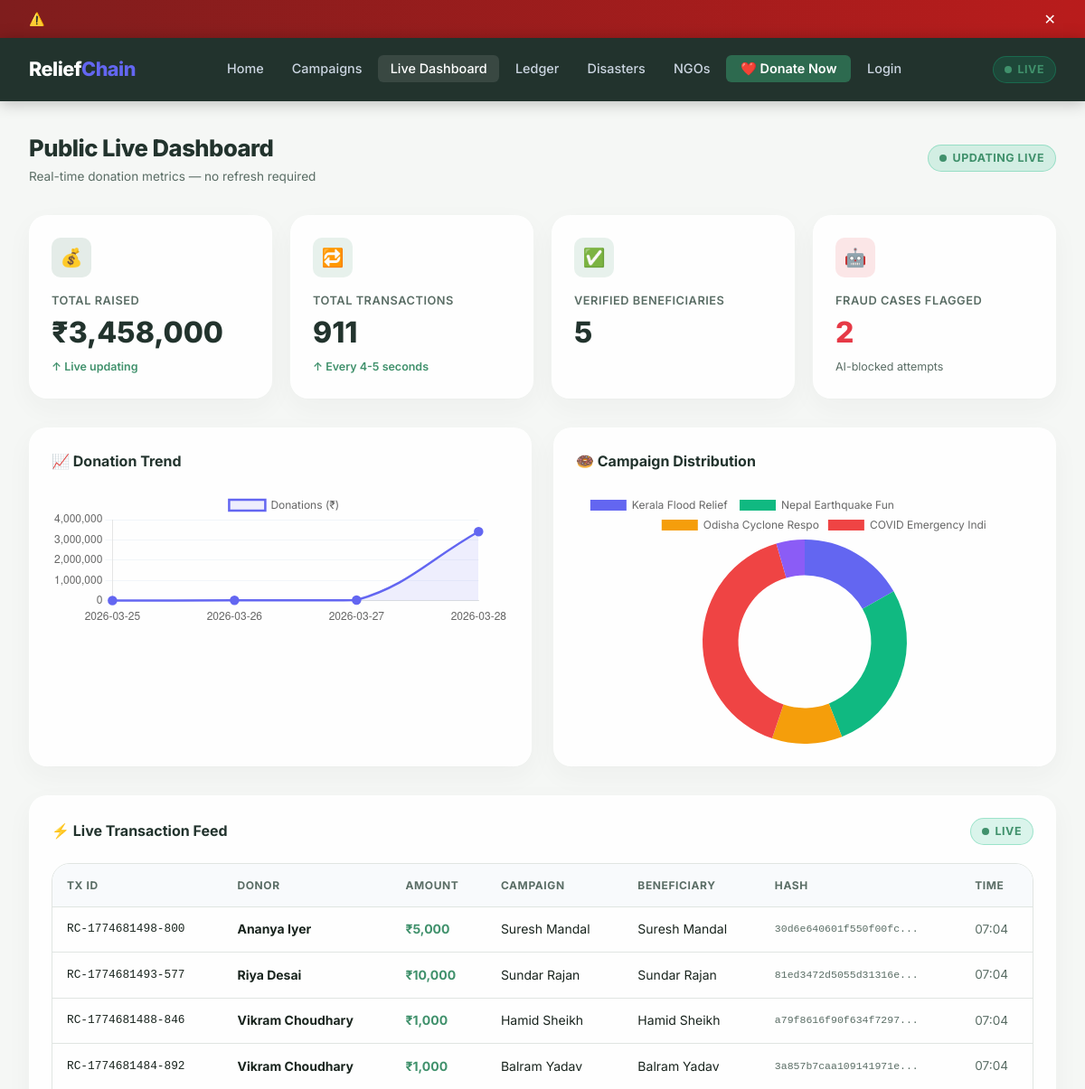
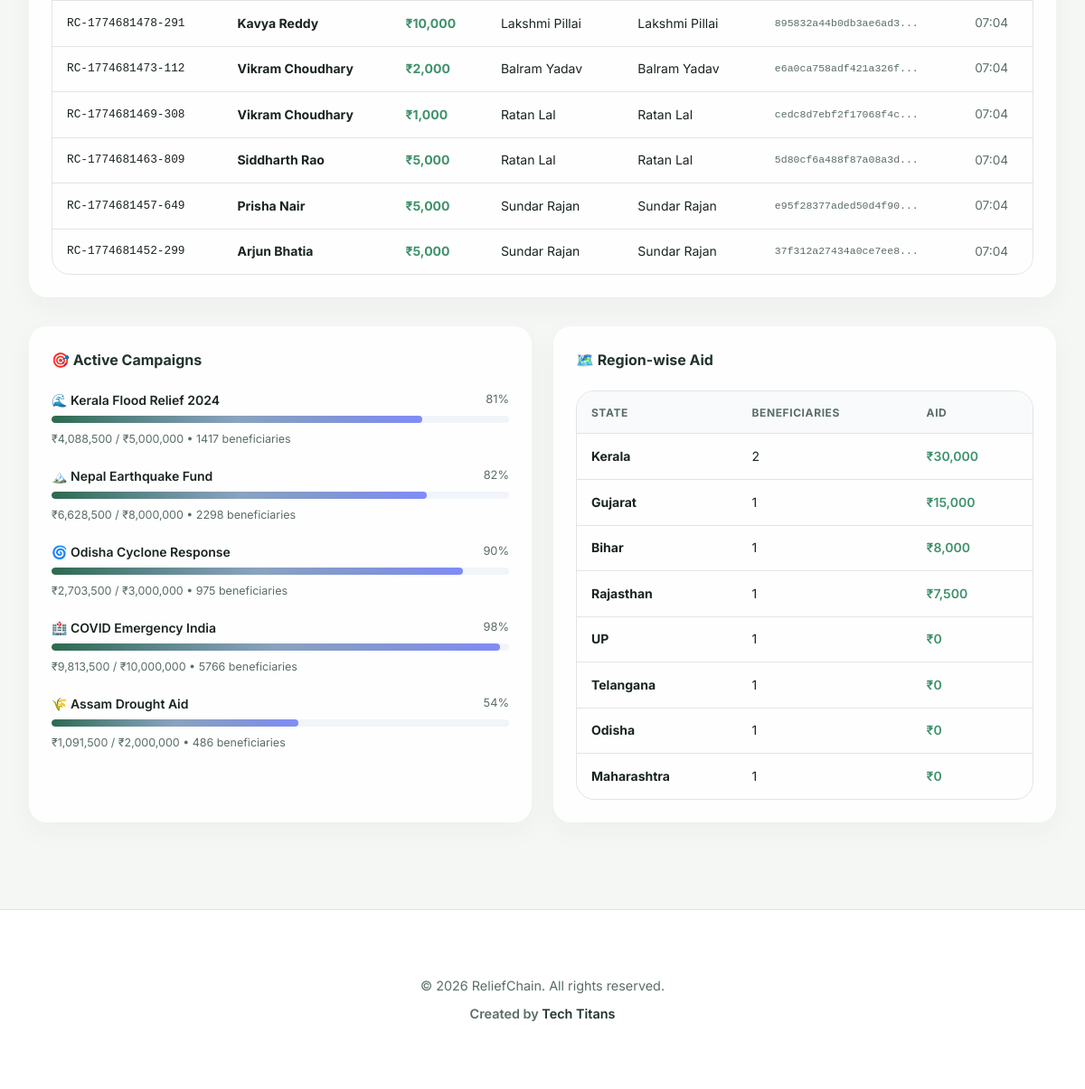
The page /public-dashboard on the database as committed earlier (2 pictures, top to bottom).
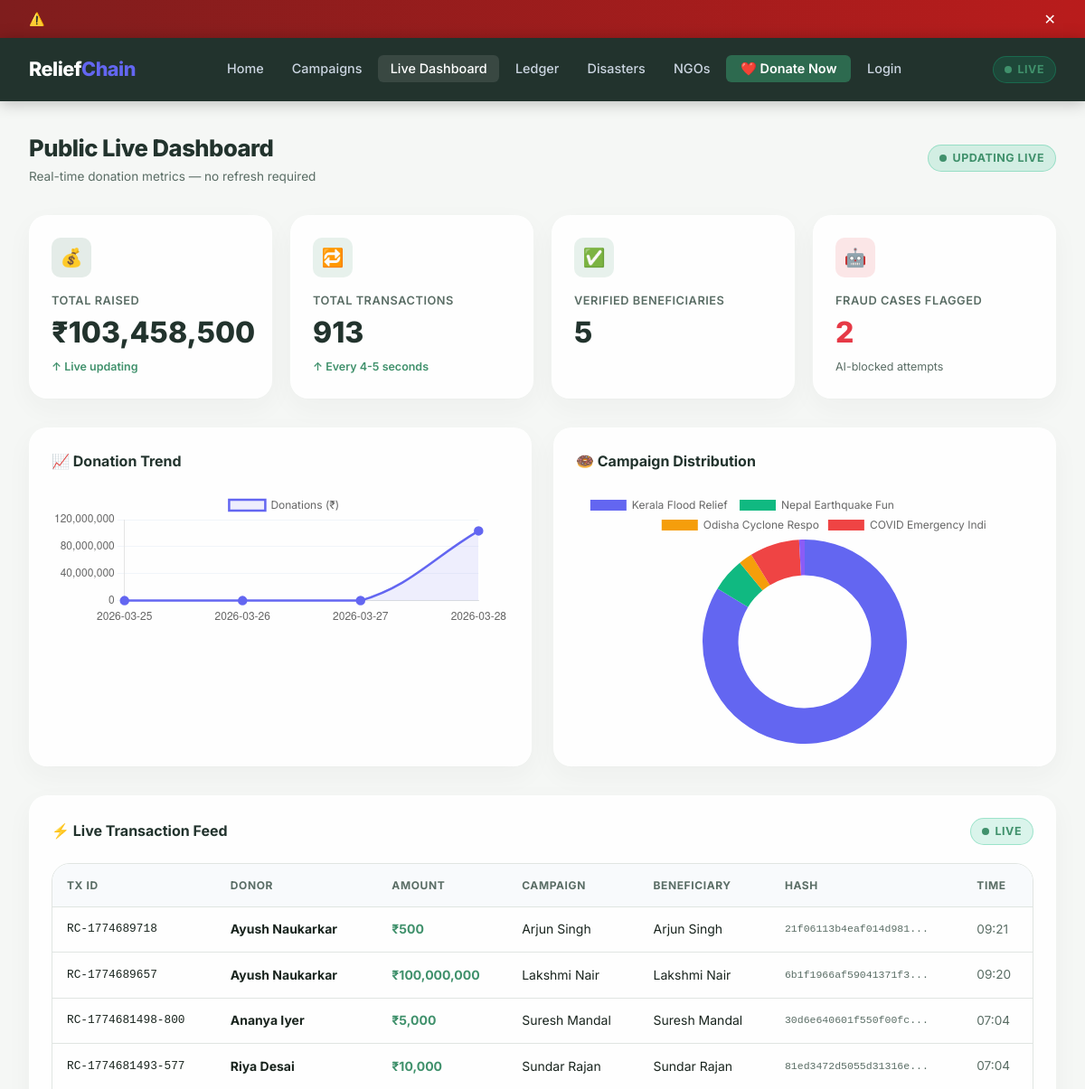
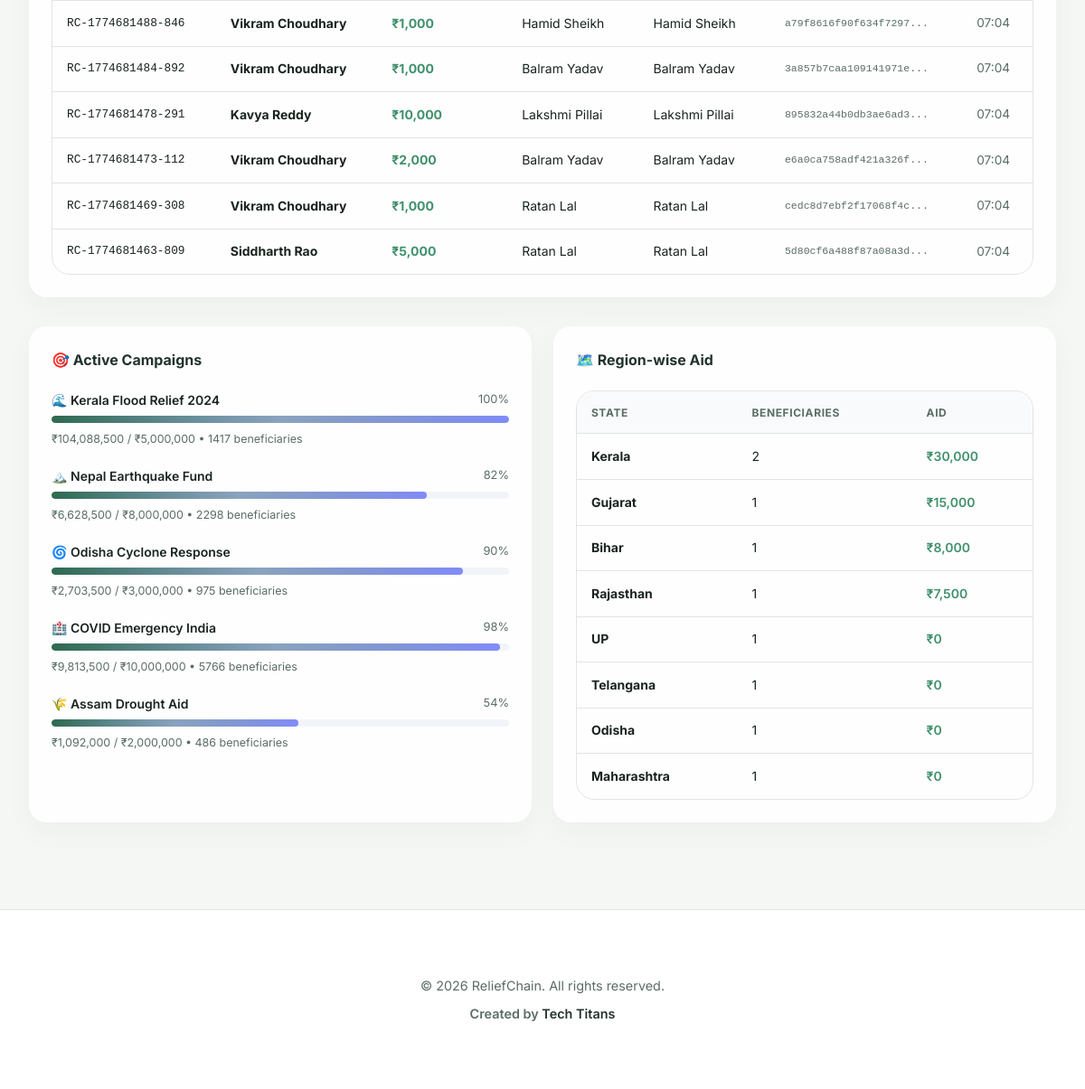
The same page on the database as committed later (2 pictures, top to bottom).
### tables this page shows
CREATE TABLE donations (
            id INTEGER PRIMARY KEY AUTOINCREMENT,
            tx_id TEXT UNIQUE NOT NULL,
            donor_name TEXT NOT NULL,
            donor_email TEXT,
            amount INTEGER NOT NULL,
            campaign_id INTEGER,
            beneficiary TEXT,
            status TEXT DEFAULT 'completed',
            transaction_hash TEXT,
            payment_method TEXT DEFAULT 'UPI',
            timestamp DATETIME DEFAULT CURRENT_TIMESTAMP,
            FOREIGN KEY (campaign_id) REFERENCES campaigns(id)
        );

CREATE TABLE campaigns (
            id INTEGER PRIMARY KEY AUTOINCREMENT,
            name TEXT NOT NULL,
            description TEXT,
            target_amount INTEGER DEFAULT 1000000,
            raised_amount INTEGER DEFAULT 0,
            beneficiary_count INTEGER DEFAULT 0,
            region TEXT,
            category TEXT,
            status TEXT DEFAULT 'active',
            image_icon TEXT DEFAULT '🌊',
            created_at DATETIME DEFAULT CURRENT_TIMESTAMP
        );

CREATE TABLE beneficiaries (
            id INTEGER PRIMARY KEY AUTOINCREMENT,
            name TEXT NOT NULL,
            aadhaar TEXT NOT NULL,
            phone TEXT NOT NULL,
            address TEXT,
            state TEXT,
            trust_score INTEGER DEFAULT 50,
            status TEXT DEFAULT 'pending',
            campaign_id INTEGER,
            aid_amount INTEGER DEFAULT 0,
            flagged INTEGER DEFAULT 0,
            flag_reason TEXT,
            created_at DATETIME DEFAULT CURRENT_TIMESTAMP,
            FOREIGN KEY (campaign_id) REFERENCES campaigns(id)
        );

### app.py (the view)
@app.route('/public-dashboard')
def public_dashboard():
    db = get_db()
    c = db.cursor()
    c.execute("SELECT SUM(amount) as total, COUNT(*) as cnt FROM donations")
    row = c.fetchone()
    c.execute("SELECT COUNT(*) as cnt FROM beneficiaries WHERE status='verified'")
    ben_verified = c.fetchone()['cnt']
    c.execute("SELECT COUNT(*) as cnt FROM beneficiaries WHERE flagged=1")
    fraud_cases = c.fetchone()['cnt']
    c.execute("SELECT * FROM campaigns WHERE status='active'")
    active_campaigns = c.fetchall()
    c.execute("SELECT * FROM donations ORDER BY timestamp DESC LIMIT 10")
    recent = c.fetchall()
    c.execute("SELECT state, SUM(aid_amount) as total, COUNT(*) as cnt FROM beneficiaries GROUP BY state ORDER BY total DESC")
    region_data = c.fetchall()
    c.execute("SELECT DATE(timestamp) as d, SUM(amount) as s FROM donations GROUP BY DATE(timestamp) ORDER BY d DESC LIMIT 7")
    chart_rows = c.fetchall()
    chart_labels = [r['d'] for r in reversed(chart_rows)]
    chart_data = [int(r['s']) for r in reversed(chart_rows)]
    c.execute("SELECT name, raised_amount FROM campaigns WHERE status='active'")
    pie_rows = c.fetchall()
    pie_labels = [r['name'][:20] for r in pie_rows]
    pie_data = [int(r['raised_amount']) for r in pie_rows]
    return render_template('public_dashboard.html',
                           total_donations=int(row['total'] or 0),
                           total_txns=int(row['cnt'] or 0),
                           ben_verified=ben_verified,
                           fraud_cases=fraud_cases,
                           active_campaigns=active_campaigns,
                           recent_donations=recent,
                           region_data=region_data,
                           chart_labels=chart_labels,
                           chart_data=chart_data,
                           pie_labels=pie_labels,
                           pie_data=pie_data)

### app.py (called while the page is built)
@app.context_processor
def inject_now():
    return {'now': _dt.now}

def get_db():
    db = getattr(g, '_database', None)
    if db is None:
        db = g._database = sqlite3.connect(DATABASE, check_same_thread=False)
        db.row_factory = sqlite3.Row
    return db

@app.teardown_appcontext
def close_connection(exception):
    db = getattr(g, '_database', None)
    if db is not None:
        db.close()

### templates/public_dashboard.html (shortened to what this page needs)
{% extends 'base.html' %}
{% block content %}
<div class="container" style="padding-top:2rem;">
    <div class="page-header">
        <div>
            <h1 class="page-title">Public Live Dashboard</h1>
            <p class="text-muted text-sm">Real-time donation metrics — no refresh required</p>
        </div>
        <div class="live-badge"><span class="live-dot"></span> UPDATING LIVE</div>
    </div>
    <div class="stats-grid">
        <div class="stat-card">
            <div class="icon indigo">💰</div>
            <div class="title">Total Raised</div>
            <div class="value" id="live-total" data-val="{{ total_donations }}">₹{{ '{:,.0f}'.format(total_donations) }}</div>
            <div class="trend">↑ Live updating</div>
        </div>
        <div class="stat-card">
            <div class="icon green">🔁</div>
            <div class="title">Total Transactions</div>
            <div class="value" id="live-txcount" data-val="{{ total_txns }}">{{ total_txns }}</div>
            <div class="trend">↑ Every 4-5 seconds</div>
        </div>
        <div class="stat-card">
            <div class="icon green">✅</div>
            <div class="title">Verified Beneficiaries</div>
            <div class="value">{{ ben_verified }}</div>
        </div>
        <div class="stat-card">
            <div class="icon red">🤖</div>
            <div class="title">Fraud Cases Flagged</div>
            <div class="value" style="color:var(--danger);">{{ fraud_cases }}</div>
            <div style="font-size:0.78rem;color:var(--text-muted);margin-top:0.25rem;">AI-blocked attempts</div>
        </div>
    </div>
    <div class="grid-2" style="margin-bottom:2rem;">
        <div class="card">
            <div class="card-header">
                <span class="card-title">📈 Donation Trend</span>
            </div>
            <div class="chart-container">
                <canvas id="lineChart"></canvas>
            </div>
        </div>
        <div class="card">
            <div class="card-header">
                <span class="card-title">🍩 Campaign Distribution</span>
            </div>
            <div class="chart-container">
                <canvas id="pieChart"></canvas>
            </div>
        </div>
    </div>
    <div class="card" style="margin-bottom:2rem;">
        <div class="card-header">
            <span class="card-title">⚡ Live Transaction Feed</span>
            <div class="live-badge"><span class="live-dot"></span> LIVE</div>
        </div>
        <div class="table-wrap">
            <table>
                <thead><tr><th>TX ID</th><th>Donor</th><th>Amount</th><th>Campaign</th><th>Beneficiary</th><th>Hash</th><th>Time</th></tr></thead>
                <tbody id="live-feed-tbody">
                    {% for d in recent_donations %}
                    <tr>
                        <td class="td-mono">{{ d.tx_id }}</td>
                        <td><strong>{{ d.donor_name }}</strong></td>
                        <td style="color:var(--success);font-weight:700;">₹{{ '{:,.0f}'.format(d.amount) }}</td>
                        <td>{{ d.beneficiary or '—' }}</td>
                        <td>{{ d.beneficiary or '—' }}</td>
                        <td class="td-mono text-muted" style="font-size:0.72rem;">{{ d.transaction_hash[:20] if d.transaction_hash else '—' }}...</td>
                        <td class="text-sm text-muted">{{ d.timestamp[11:16] }}</td>
                    </tr>
                    {% endfor %}
                </tbody>
            </table>
        </div>
    </div>
    <div class="grid-2">
        <div class="card">
            <div class="card-header"><span class="card-title">🎯 Active Campaigns</span></div>
            {% for c in active_campaigns %}
            {% set pct = [(c.raised_amount / c.target_amount * 100)|int, 100]|min %}
            <div style="margin-bottom:1.25rem;">
                <div style="display:flex;justify-content:space-between;margin-bottom:0.35rem;">
                    <span style="font-weight:600;font-size:0.875rem;">{{ c.image_icon }} {{ c.name[:30] }}</span>
                    <span style="font-size:0.8rem;color:var(--text-muted);">{{ pct }}%</span>
                </div>
                <div class="progress-bar-wrap">
                    <div class="progress-bar" style="width:{{ pct }}%"></div>
                </div>
                <div style="font-size:0.78rem;color:var(--text-muted);margin-top:0.25rem;">₹{{ '{:,.0f}'.format(c.raised_amount) }} / ₹{{ '{:,.0f}'.format(c.target_amount) }} • {{ c.beneficiary_count }} beneficiaries</div>
            </div>
            {% endfor %}
        </div>
        <div class="card">
            <div class="card-header"><span class="card-title">🗺️ Region-wise Aid</span></div>
            <div class="table-wrap">
                <table>
                    <thead><tr><th>State</th><th>Beneficiaries</th><th>Aid</th></tr></thead>
                    <tbody>
                        {% for r in region_data %}
                        <tr>
                            <td><strong>{{ r.state }}</strong></td>
                            <td>{{ r.cnt }}</td>
                            <td style="color:var(--success);font-weight:600;">₹{{ '{:,.0f}'.format(r.total or 0) }}</td>
                        </tr>
                        {% else %}
                        <tr><td colspan="3" class="text-center text-muted">No data yet</td></tr>
                        {% endfor %}
                    </tbody>
                </table>
            </div>
        </div>
    </div>
</div>
{% endblock %}
{% block scripts %}
<script>
const lineLabels = {{ chart_labels|tojson|safe }};
const lineData = {{ chart_data|tojson|safe }};
const pieLabels = {{ pie_labels|tojson|safe }};
const pieData = {{ pie_data|tojson|safe }};
const chartDefaults = { responsive: true, maintainAspectRatio: false,
    plugins: { legend: { labels: { font: { family: 'Inter' } } } } };
new Chart(document.getElementById('lineChart'), {
    type: 'line',
    data: { labels: lineLabels.length ? lineLabels : ['Mon','Tue','Wed','Thu','Fri','Sat'],
        datasets: [{ label: 'Donations (₹)', data: lineData.length ? lineData : [1000,2500,3200,4100,3000,5200],
        borderColor: '#6366F1', backgroundColor: 'rgba(99,102,241,0.1)', borderWidth: 2.5,
        tension: 0.4, fill: true, pointRadius: 4, pointBackgroundColor: '#6366F1' }] },
    options: { ...chartDefaults, scales: { y: { beginAtZero:true, grid:{ color:'#F1F5F9' } }, x:{ grid:{ display:false } } } }
});
const palette = ['#6366F1','#10B981','#F59E0B','#EF4444','#8B5CF6','#06B6D4'];
new Chart(document.getElementById('pieChart'), {
    type: 'doughnut',
    data: { labels: pieLabels, datasets: [{ data: pieData, backgroundColor: palette, borderWidth: 0, hoverOffset: 8 }] },
    options: { ...chartDefaults, cutout: '65%' }
});
</script>
{% endblock %}

### templates/base.html (shortened to what this page needs)
<!DOCTYPE html>
<html lang="en">
<head>
    <link rel="stylesheet" href="{{ url_for('static', filename='style.css') }}">
    <link rel="stylesheet" href="https://cdnjs.cloudflare.com/ajax/libs/font-awesome/6.5.0/css/all.min.css">
</head>
<body>
<div class="alert-banner" id="alertBanner">
    <span class="blink">⚠️</span>
    <div class="marquee">
        <span class="marquee-inner">
        </span>
    </div>
    <button onclick="document.getElementById('alertBanner').style.display='none'" style="background:none;border:none;color:#fff;cursor:pointer;font-size:1rem;flex-shrink:0;">✕</button>
</div>
<nav class="navbar">
    <div class="logo">
        <a href="{{ url_for('index') }}">Relief<span>Chain</span></a>
    </div>
    <ul class="nav-links">
        <li><a href="{{ url_for('home') }}" {% if request.endpoint=='home' %}class="active"{% endif %}>Home</a></li>
        <li><a href="{{ url_for('campaigns') }}" {% if request.endpoint in ['campaigns','campaign_detail'] %}class="active"{% endif %}>Campaigns</a></li>
        <li><a href="{{ url_for('public_dashboard') }}" {% if request.endpoint=='public_dashboard' %}class="active"{% endif %}>Live Dashboard</a></li>
        <li><a href="{{ url_for('ledger') }}" {% if request.endpoint=='ledger' %}class="active"{% endif %}>Ledger</a></li>
        <li><a href="{{ url_for('disasters') }}" {% if request.endpoint=='disasters' %}class="active"{% endif %}>Disasters</a></li>
        <li><a href="{{ url_for('ngos') }}" {% if request.endpoint=='ngos' %}class="active"{% endif %}>NGOs</a></li>
        {% if session.get('role') == 'admin' %}
        <li><a href="{{ url_for('admin_dashboard') }}" class="btn-nav">⚙️ Admin</a></li>
        {% elif session.get('user_id') %}
        <li><a href="{{ url_for('donate') }}" class="btn-nav">❤️ Donate</a></li>
        <li><a href="{{ url_for('donor_profile') }}">👤 {{ session.get('user_name','').split()[0] }}</a></li>
        <li><a href="{{ url_for('logout') }}">Logout</a></li>
        {% else %}
        <li><a href="{{ url_for('donate') }}" class="btn-nav">❤️ Donate Now</a></li>
        <li><a href="{{ url_for('login') }}">Login</a></li>
        {% endif %}
    </ul>
    <div class="live-badge">
        <span class="live-dot"></span> LIVE
    </div>
</nav>
{% block content %}{% endblock %}
<footer class="footer" style="padding: 2.5rem 0; text-align: center; border-top: 1px solid var(--border); margin-top: 4rem; color: var(--text-muted); font-size: 0.9rem; background: #fff;">
    <div class="container">
        <p>&copy; {{ now().year }} ReliefChain. All rights reserved.</p>
        <p style="margin-top: 0.5rem; font-weight: 600;">Created by <span style="color: var(--primary);">Tech Titans</span></p>
    </div>
</footer>
{% block scripts %}{% endblock %}
</body>
</html>

Rows that differ between the two databases and show on the page:
no longer on this page (row unchanged): donations: tx_id "RC-1774681457-649", donor_name "Prisha Nair", amount "5,000", beneficiary "Sundar Rajan", transaction_hash "e95f28377aded50d4f90", timestamp "07:04"
no longer on this page (row unchanged): donations: tx_id "RC-1774681452-299", donor_name "Arjun Bhatia", amount "5,000", beneficiary "Sundar Rajan", transaction_hash "37f312a27434a0ce7ee8", timestamp "07:04"
added donations: tx_id "RC-1774689718", donor_name "Ayush Naukarkar", amount "500", beneficiary "Arjun Singh", transaction_hash "21f06113b4eaf014d981", timestamp "09:21"
added donations: tx_id "RC-1774689657", donor_name "Ayush Naukarkar", amount "100,000,000", beneficiary "Lakshmi Nair", transaction_hash "6b1f1966af59041371f3", timestamp "09:20"
changed campaigns "Kerala Flood Relief 2024": pct "81" → "100"; {{ pct }} 81 → 100 (drawn); raised_amount "4,088,500" → "104,088,500"
changed campaigns "Assam Drought Aid": raised_amount "1,091,500" → "1,092,000"
Other text that changed with them:
{{ '{:,.0f}'.format(total_donations) }}: "3,458,000" → "103,458,500"
{{ total_txns }}: "911" → "913"
chart data {{ chart_data|tojson|safe }}: [5000, 15500, 29000, 3408500] → [5000, 15500, 29000, 103409000]
chart data {{ pie_data|tojson|safe }}: [4088500, 6628500, 2703500, 9813500, 1091500] → [104088500, 6628500, 2703500, 9813500, 1092000]
